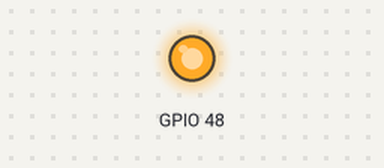
A program run on a simulated ESP32-S3. Parts: output pins drawn as LEDs (lit = HIGH).

Above: at 2.5 s.
At 7.5 s:
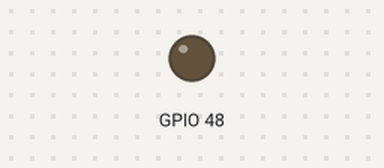
Timing chart, 0 to 13.0 s (numbered marks = the images above):
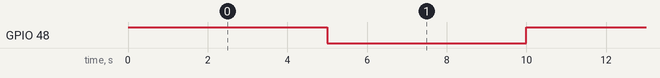

Measured:
- by itself, GPIO 48: alternates HIGH for 5.0 s and LOW for 5.0 s

The program:

main.cpp
```cpp
/*
 * Blink
 * Turns on an LED on for one second,
 * then off for one second, repeatedly.
 */

#include <Arduino.h>

void setup() {
			  // initialize digital pin LED_BUILTIN as an output.
			  pinMode(48, OUTPUT);
			}

			void loop() {
			  digitalWrite(48, HIGH);  // turn the LED on (HIGH is the voltage level)
			  delay(5000);                      // wait for a second
			  digitalWrite(48, LOW);   // turn the LED off by making the voltage LOW
			  delay(5000);                      // wait for a second
			}
```
